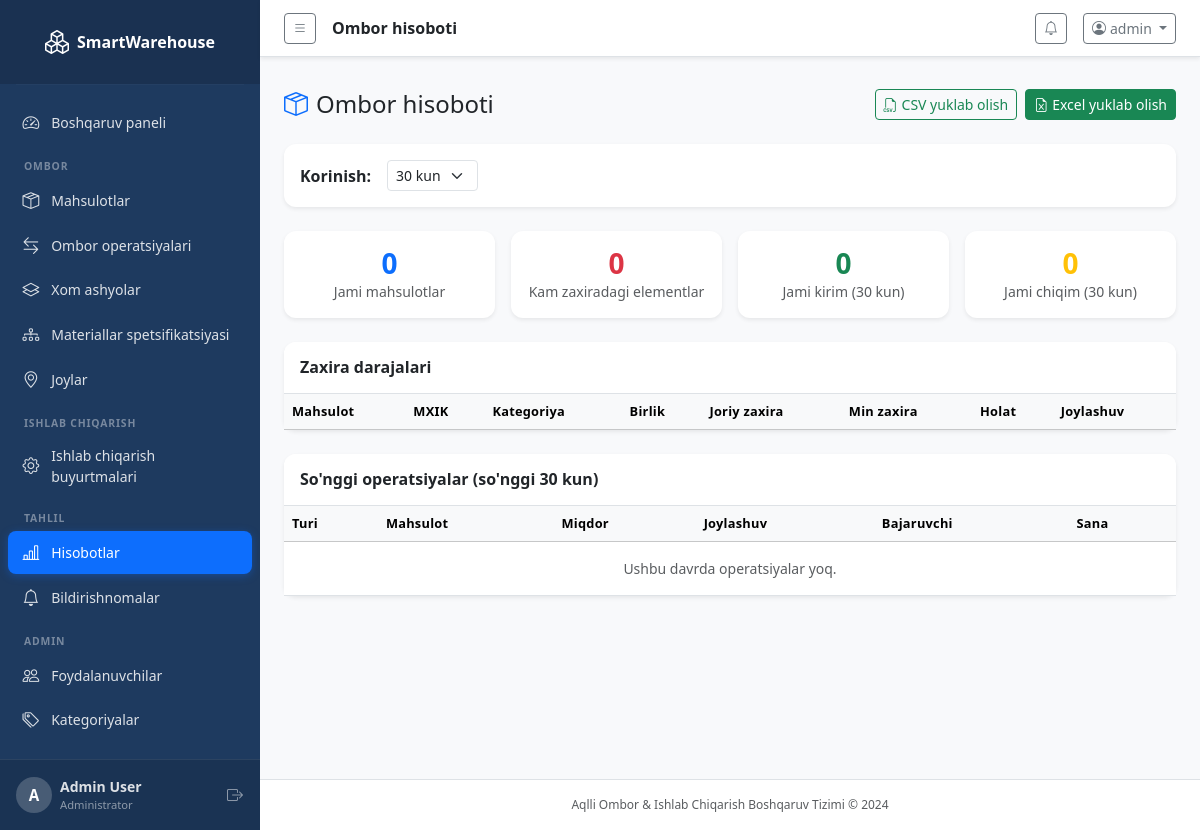
/reports/inventory/ (signed in), run on an earlier commit of the app's database.
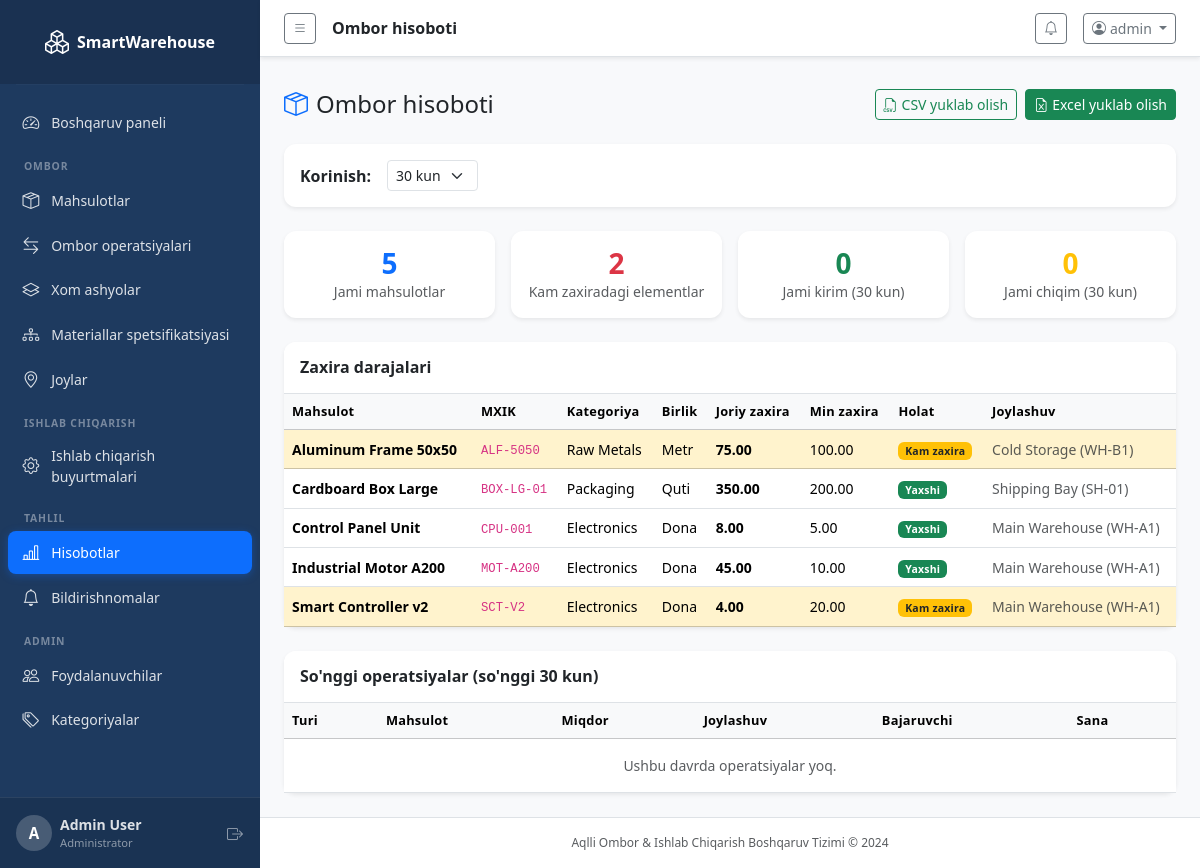
And on a later commit of the database.
### inventory/models.py (models this page shows, shortened)
class Product(models.Model):
    UNIT_CHOICES = [
        ('pcs', 'Dona'),
        ('kg', 'Kilogramm'),
        ('g', 'Gramm'),
        ('l', 'Litr'),
        ('ml', 'Millilitr'),
        ('m', 'Metr'),
        ('m2', 'Kv. metr'),
        ('m3', 'Kub metr'),
        ('box', 'Quti'),
        ('pack', 'Paket'),
    ]
    product_name = models.CharField(max_length=200)
    sku = models.CharField(max_length=50, unique=True, verbose_name='MXIK')
    category = models.ForeignKey(Category, on_delete=models.SET_NULL, null=True, blank=True, related_name='products')
    unit = models.CharField(max_length=10, choices=UNIT_CHOICES, default='pcs')
    minimum_stock = models.DecimalField(max_digits=12, decimal_places=2, default=0)
    current_stock = models.DecimalField(max_digits=12, decimal_places=2, default=0)
    default_location = models.ForeignKey(WarehouseLocation, on_delete=models.SET_NULL, null=True, blank=True)
    description = models.TextField(blank=True)
    created_at = models.DateTimeField(auto_now_add=True)
    updated_at = models.DateTimeField(auto_now=True)
    class Meta:
        ordering = ['product_name']
    @property
    def is_low_stock(self):
        return self.current_stock <= self.minimum_stock

class Category(models.Model):
    name = models.CharField(max_length=100, unique=True)
    description = models.TextField(blank=True)
    created_at = models.DateTimeField(auto_now_add=True)
    class Meta:
        verbose_name_plural = 'Categories'
        ordering = ['name']

class WarehouseLocation(models.Model):
    name = models.CharField(max_length=100)
    code = models.CharField(max_length=20, unique=True)
    description = models.TextField(blank=True)
    is_active = models.BooleanField(default=True)
    created_at = models.DateTimeField(auto_now_add=True)
    class Meta:
        ordering = ['name']
    def __str__(self):
        return f'{self.name} ({self.code})'

### reports/views.py (the view)
# urls.py: path('inventory/', views.inventory_report, name='inventory'),
@login_required
def inventory_report(request):
    products = Product.objects.select_related('category', 'default_location').order_by('product_name')
    low_stock = products.filter(current_stock__lte=F('minimum_stock'))
    try:
        days = int(request.GET.get('days', 30))
        days = max(1, min(days, 365))
    except (ValueError, TypeError):
        days = 30
    since = timezone.now() - timedelta(days=days)
    transactions = (
        InventoryTransaction.objects
        .filter(date__gte=since, product__isnull=False)
        .select_related('product', 'warehouse_location', 'performed_by')
        .order_by('-date')
    )
    total_in = transactions.filter(transaction_type='IN').aggregate(t=Sum('quantity'))['t'] or 0
    total_out = transactions.filter(transaction_type__in=['OUT', 'PRODUCTION']).aggregate(t=Sum('quantity'))['t'] or 0
    return render(request, 'reports/inventory_report.html', {
        'products': products,
        'low_stock': low_stock,
        'transactions': transactions[:50],
        'total_in': total_in,
        'total_out': total_out,
        'days': days,
    })

### accounts/models.py (called while the page is built)
    @property
    def is_admin(self):
        return self.role == 'admin' or self.is_superuser

### dashboard/context_processors.py (called while the page is built)
def notifications_processor(request):
    if request.user.is_authenticated:
        unread_notifications = Notification.objects.filter(is_read=False).order_by('-created_at')[:10]
        unread_count = Notification.objects.filter(is_read=False).count()
        return {
            'unread_notifications': unread_notifications,
            'unread_count': unread_count,
        }
    return {}

### templates/reports/inventory_report.html (shortened to what the changed rows need)
{% extends 'base.html' %}
{% block content %}
<div class="row g-3 mb-4">
  <div class="col-md-3">
    <div class="card border-0 shadow-sm text-center py-3">
      <h3 class="fw-bold text-primary mb-0">{{ products|length }}</h3>
      <small class="text-muted">Jami mahsulotlar</small>
    </div>
  </div>
  <div class="col-md-3">
    <div class="card border-0 shadow-sm text-center py-3">
      <h3 class="fw-bold text-danger mb-0">{{ low_stock|length }}</h3>
      <small class="text-muted">Kam zaxiradagi elementlar</small>
    </div>
  </div>
</div>
<div class="card border-0 shadow-sm mb-4">
  <div class="card-body p-0">
    <div class="table-responsive">
      <table class="table table-hover align-middle mb-0">
        <thead class="table-light">
          <tr>
            <th>Mahsulot</th>
            <th>MXIK</th>
            <th>Kategoriya</th>
            <th>Birlik</th>
            <th>Joriy zaxira</th>
            <th>Min zaxira</th>
            <th>Holat</th>
            <th>Joylashuv</th>
          </tr>
        </thead>
        <tbody>
          {% for p in products %}
          <tr class="{% if p.current_stock == 0 %}table-danger{% elif p.is_low_stock %}table-warning{% endif %}">
            <td class="fw-semibold">{{ p.product_name }}</td>
            <td><code class="small">{{ p.sku }}</code></td>
            <td>{{ p.category.name|default:'—' }}</td>
            <td>{{ p.get_unit_display }}</td>
            <td class="fw-bold">{{ p.current_stock }}</td>
            <td>{{ p.minimum_stock }}</td>
            <td>
              {% if p.current_stock == 0 %}<span class="badge bg-danger">Zaxira tugagan</span>
              {% elif p.is_low_stock %}<span class="badge bg-warning text-dark">Kam zaxira</span>
              {% else %}<span class="badge bg-success">Yaxshi</span>{% endif %}
            </td>
            <td class="small text-muted">{{ p.default_location|default:'—' }}</td>
          </tr>
          {% endfor %}
        </tbody>
      </table>
    </div>
  </div>
</div>
<div class="card border-0 shadow-sm">
  <div class="card-body p-0">
    <div class="table-responsive">
      <table class="table table-hover align-middle mb-0">
        <thead class="table-light">
          <tr><th>Turi</th><th>Mahsulot</th><th>Miqdor</th><th>Joylashuv</th><th>Bajaruvchi</th><th>Sana</th></tr>
        </thead>
      </table>
    </div>
  </div>
</div>
{% endblock %}

What changed in the data, as far as the page shows it:
added Product: product_name "Aluminum Frame 50x50", sku "ALF-5050", category.name "Raw Metals", unit "Metr", current_stock "75.00", minimum_stock "100.00", shows "Kam zaxira", default_location "Cold Storage (WH-B1)"
added Product: product_name "Cardboard Box Large", sku "BOX-LG-01", category.name "Packaging", unit "Quti", current_stock "350.00", minimum_stock "200.00", shows "Yaxshi", default_location "Shipping Bay (SH-01)"
added Product: product_name "Control Panel Unit", sku "CPU-001", category.name "Electronics", unit "Dona", current_stock "8.00", minimum_stock "5.00", shows "Yaxshi", default_location "Main Warehouse (WH-A1)"
added Product: product_name "Industrial Motor A200", sku "MOT-A200", category.name "Electronics", unit "Dona", current_stock "45.00", minimum_stock "10.00", shows "Yaxshi", default_location "Main Warehouse (WH-A1)"
added Product: product_name "Smart Controller v2", sku "SCT-V2", category.name "Electronics", unit "Dona", current_stock "4.00", minimum_stock "20.00", shows "Kam zaxira", default_location "Main Warehouse (WH-A1)"
Also different on the page:
{{ products|length }}: "0" → "5"
{{ low_stock|length }}: "0" → "2"
